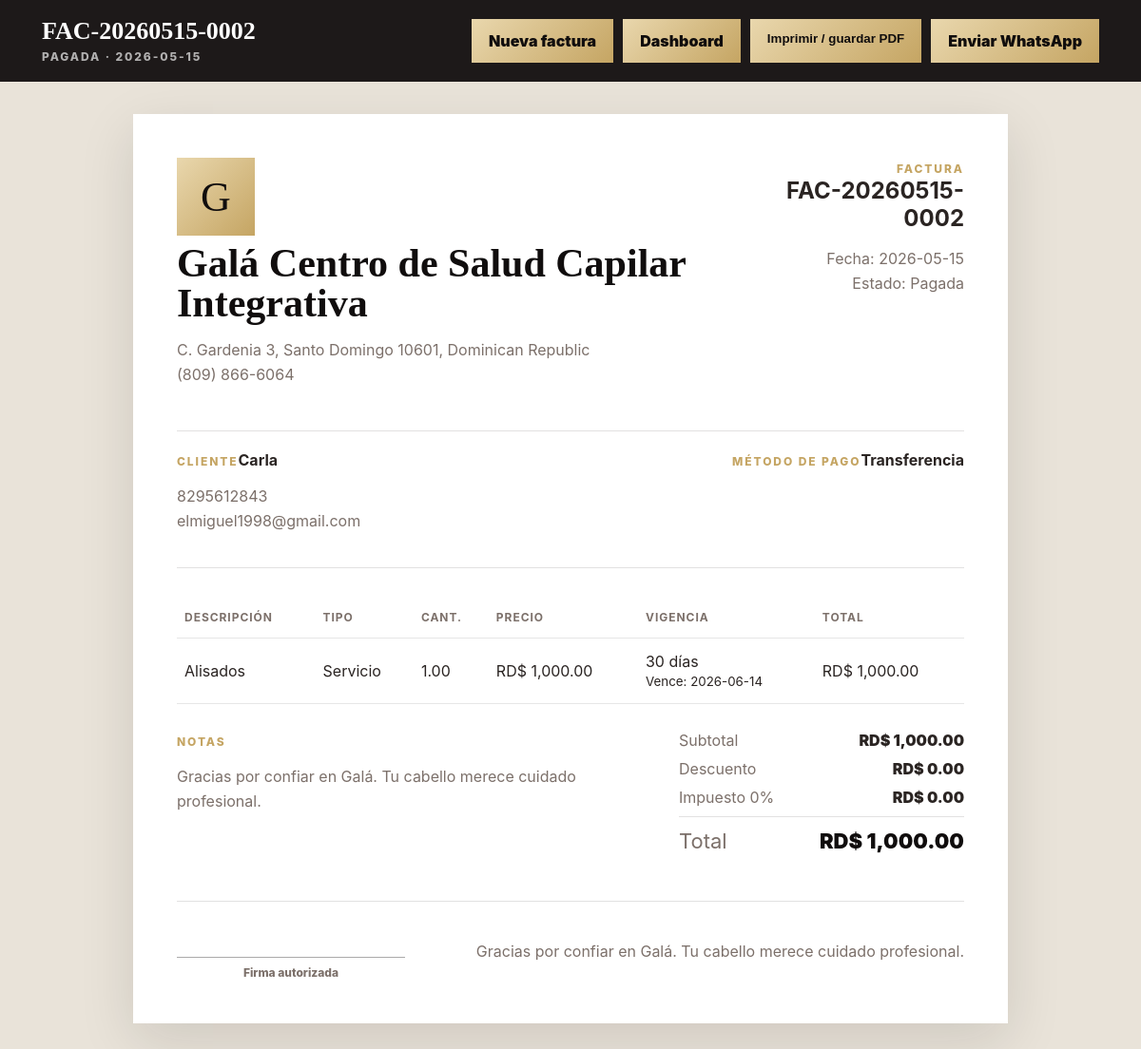
/admin/invoice_view.php?id=2 (signed in), run on the app's committed database.
### tables this page shows
CREATE TABLE invoices (
            id INTEGER PRIMARY KEY AUTOINCREMENT,
            invoice_number TEXT NOT NULL UNIQUE,
            client_name TEXT NOT NULL,
            client_phone TEXT DEFAULT '',
            client_email TEXT DEFAULT '',
            invoice_date TEXT NOT NULL,
            payment_method TEXT DEFAULT 'Efectivo',
            status TEXT DEFAULT 'Pagada',
            notes TEXT DEFAULT '',
            subtotal REAL NOT NULL DEFAULT 0,
            discount REAL NOT NULL DEFAULT 0,
            tax_rate REAL NOT NULL DEFAULT 0,
            tax_total REAL NOT NULL DEFAULT 0,
            total REAL NOT NULL DEFAULT 0,
            created_by INTEGER,
            created_at TEXT NOT NULL,
            updated_at TEXT NOT NULL, client_id INTEGER,
            FOREIGN KEY(created_by) REFERENCES admins(id)
        );

CREATE TABLE settings (
            key TEXT PRIMARY KEY,
            value TEXT NOT NULL
        );

CREATE TABLE invoice_items (
            id INTEGER PRIMARY KEY AUTOINCREMENT,
            invoice_id INTEGER NOT NULL,
            item_type TEXT NOT NULL DEFAULT 'service',
            description TEXT NOT NULL,
            quantity REAL NOT NULL DEFAULT 1,
            unit_price REAL NOT NULL DEFAULT 0,
            line_total REAL NOT NULL DEFAULT 0, duration_days INTEGER DEFAULT 0, expires_at TEXT DEFAULT '',
            FOREIGN KEY(invoice_id) REFERENCES invoices(id) ON DELETE CASCADE
        );

### app/bootstrap.php (called while the page is built, shortened)
<?php
function db(): PDO
{
    static $pdo = null;
    if ($pdo instanceof PDO) {
        return $pdo;
    }
    $pdo = new PDO('sqlite:' . DB_PATH);
    $pdo->setAttribute(PDO::ATTR_ERRMODE, PDO::ERRMODE_EXCEPTION);
    $pdo->setAttribute(PDO::ATTR_DEFAULT_FETCH_MODE, PDO::FETCH_ASSOC);
    $pdo->exec('PRAGMA foreign_keys = ON');
    return $pdo;
}
function h(?string $value): string
{
    return htmlspecialchars((string) $value, ENT_QUOTES, 'UTF-8');
}
function setting(string $key, string $default = ''): string
{
    $stmt = db()->prepare("SELECT value FROM settings WHERE key = :key");
    $stmt->execute(['key' => $key]);
    $value = $stmt->fetchColumn();
    return $value === false ? $default : (string) $value;
}
function money(float $amount): string
{
    return setting('currency', 'RD$') . ' ' . number_format($amount, 2, '.', ',');
}
function whatsapp_number(string $phone, string $fallback = ''): string
{
    $number = preg_replace('/\D+/', '', $phone) ?: preg_replace('/\D+/', '', $fallback);
    if (strlen($number) === 10 && in_array(substr($number, 0, 3), ['809', '829', '849'], true)) {
        return '1' . $number;
    }
    return $number;
}

### admin/invoice_view.php (the view, shortened to what this page needs)
<?php
require __DIR__ . '/../app/bootstrap.php';
$id = (int) ($_GET['id'] ?? 0);
$stmt = db()->prepare("SELECT * FROM invoices WHERE id = :id");
$stmt->execute(['id' => $id]);
$invoice = $stmt->fetch();
$itemsStmt = db()->prepare("SELECT * FROM invoice_items WHERE invoice_id = :id ORDER BY id ASC");
$itemsStmt->execute(['id' => $id]);
$lines = $itemsStmt->fetchAll();
$phone = whatsapp_number($invoice['client_phone'], setting('whatsapp', '18098666064'));
$waText = rawurlencode("Hola {$invoice['client_name']}, te compartimos tu factura {$invoice['invoice_number']} de Galá por " . money((float) $invoice['total']) . ". Puedes guardarla como PDF desde la opción Imprimir.");
?>
<!DOCTYPE html>
<html lang="es">
<head>
  <link rel="stylesheet" href="../assets/css/admin.css">
</head>
<body class="invoice-page">
  <header class="admin-topbar no-print">
    <div><strong><?= h($invoice['invoice_number']) ?></strong><span><?= h($invoice['status']) ?> · <?= h($invoice['invoice_date']) ?></span></div>
    <nav>
      <a href="invoice.php">Nueva factura</a>
      <a href="dashboard.php">Dashboard</a>
      <button type="button" onclick="window.print()">Imprimir / guardar PDF</button>
      <a href="https://wa.me/<?= h($phone) ?>?text=<?= h($waText) ?>" target="_blank" rel="noreferrer">Enviar WhatsApp</a>
    </nav>
  </header>
  <main class="invoice-sheet">
    <section class="invoice-head">
      <div>
        <?php if (setting('invoice_logo')): ?><img class="invoice-logo" src="../<?= h(image_url(setting('invoice_logo'))) ?>" alt="Logo Galá"><?php else: ?><div class="invoice-logo-fallback">G</div><?php endif; ?>
        <h1><?= h(setting('legal_name')) ?></h1>
        <p><?= h(setting('address')) ?><br><?= h(setting('phone')) ?></p>
      </div>
      <div class="invoice-number">
        <span>Factura</span>
        <strong><?= h($invoice['invoice_number']) ?></strong>
        <p>Fecha: <?= h($invoice['invoice_date']) ?><br>Estado: <?= h($invoice['status']) ?></p>
      </div>
    </section>
    <section class="invoice-client">
      <div><span>Cliente</span><strong><?= h($invoice['client_name']) ?></strong><p><?= h($invoice['client_phone']) ?><br><?= h($invoice['client_email']) ?></p></div>
      <div><span>Método de pago</span><strong><?= h($invoice['payment_method']) ?></strong></div>
    </section>
    <table class="invoice-table">
      <thead><tr><th>Descripción</th><th>Tipo</th><th>Cant.</th><th>Precio</th><th>Vigencia</th><th>Total</th></tr></thead>
      <tbody>
        <?php foreach ($lines as $line): ?>
          <tr>
            <td><?= h($line['description']) ?></td>
            <td><?= $line['item_type'] === 'product' ? 'Producto' : 'Servicio' ?></td>
            <td><?= h(number_format((float) $line['quantity'], 2)) ?></td>
            <td><?= h(money((float) $line['unit_price'])) ?></td>
            <td>
              <?php if ((int) ($line['duration_days'] ?? 0) > 0): ?>
                <?= (int) $line['duration_days'] ?> días<br><small>Vence: <?= h($line['expires_at']) ?></small>
              <?php else: ?>
                Sin vencimiento
              <?php endif; ?>
            </td>
            <td><?= h(money((float) $line['line_total'])) ?></td>
          </tr>
        <?php endforeach; ?>
      </tbody>
    </table>
    <section class="invoice-summary">
      <div class="invoice-notes">
        <span>Notas</span>
        <p><?= nl2br(h($invoice['notes'] ?: setting('invoice_footer'))) ?></p>
      </div>
      <dl>
        <div><dt>Subtotal</dt><dd><?= h(money((float) $invoice['subtotal'])) ?></dd></div>
        <div><dt>Descuento</dt><dd><?= h(money((float) $invoice['discount'])) ?></dd></div>
        <div><dt>Impuesto <?= h((string) $invoice['tax_rate']) ?>%</dt><dd><?= h(money((float) $invoice['tax_total'])) ?></dd></div>
        <div class="total"><dt>Total</dt><dd><?= h(money((float) $invoice['total'])) ?></dd></div>
      </dl>
    </section>
    <section class="invoice-signature">
      <div>
        <span>Firma autorizada</span>
      </div>
      <p><?= h(setting('invoice_footer')) ?></p>
    </section>
  </main>
</body>
</html>

### assets/css/admin.css (style rules this page uses)
:root { --black: #100d0d; --ink: #2a2422; --muted: #7c706a; --cream: #f7f0e7; --gold: #c5a563; --danger: #9f2d2d; --white: #fffdf9; --shadow: 0 18px 55px rgba(16, 13, 13, 0.12); --serif: Georgia, "Times New Roman", serif; --sans: Inter, Arial, sans-serif; }
* { box-sizing: border-box; }
body { margin: 0; background: var(--cream); color: var(--ink); font-family: var(--sans); }
span { color: var(--gold); display: inline-block; font-size: 12px; font-weight: 800; letter-spacing: 0.16em; text-transform: uppercase; }
h1, h2 { color: var(--black); font-family: var(--serif); letter-spacing: 0; margin: 8px 0 10px; }
h1 { font-size: 42px; line-height: 1; }
p { color: var(--muted); line-height: 1.6; }
button, .admin-topbar a { background: linear-gradient(135deg, #e9d7ad, var(--gold)); border: 0; color: var(--black); cursor: pointer; display: inline-flex; font-weight: 900; justify-content: center; min-height: 46px; padding: 13px 18px; text-decoration: none; }
.admin-topbar { align-items: center; background: rgba(16, 13, 13, 0.94); color: #fff; display: flex; justify-content: space-between; padding: 18px clamp(18px, 4vw, 44px); position: sticky; top: 0; z-index: 10; }
.admin-topbar strong { display: block; font-family: var(--serif); font-size: 26px; }
.admin-topbar span { color: rgba(255, 255, 255, 0.66); }
.admin-topbar nav { display: flex; gap: 10px; flex-wrap: wrap; }
dl { display: grid; gap: 10px; margin: 0; }
dl div { display: flex; justify-content: space-between; }
dt { color: var(--muted); }
dd { font-weight: 900; margin: 0; }
dl .total { border-top: 1px solid rgba(16, 13, 13, 0.12); color: var(--black); font-size: 22px; padding-top: 12px; }
.invoice-page { background: #e9e3d9; }
.no-print button { min-height: 46px; }
.invoice-sheet { background: #fff; box-shadow: var(--shadow); margin: 34px auto; max-width: 920px; padding: 46px; }
.invoice-head, .invoice-client, .invoice-summary, .invoice-signature { display: flex; gap: 28px; justify-content: space-between; }
.invoice-logo-fallback { align-items: center; background: linear-gradient(135deg, #e9d7ad, var(--gold)); color: var(--black); display: inline-flex; font-family: var(--serif); font-size: 44px; height: 82px; justify-content: center; width: 82px; }
.invoice-number { text-align: right; }
.invoice-number strong { display: block; font-size: 24px; }
.invoice-client { border-bottom: 1px solid rgba(16, 13, 13, 0.12); border-top: 1px solid rgba(16, 13, 13, 0.12); margin: 30px 0; padding: 20px 0; }
.invoice-table { border-collapse: collapse; width: 100%; }
.invoice-table th, .invoice-table td { border-bottom: 1px solid rgba(16, 13, 13, 0.1); padding: 14px 8px; text-align: left; }
.invoice-table th { color: var(--muted); font-size: 12px; letter-spacing: 0.08em; text-transform: uppercase; }
.invoice-summary { align-items: start; margin-top: 28px; }
.invoice-summary dl { min-width: 300px; }
.invoice-notes { max-width: 420px; }
.invoice-signature { align-items: end; border-top: 1px solid rgba(16, 13, 13, 0.12); margin-top: 50px; padding-top: 24px; }
.invoice-signature div { min-width: 240px; text-align: center; }
.invoice-signature span { border-top: 1px solid rgba(16, 13, 13, 0.35); color: var(--muted); display: block; letter-spacing: 0; margin-top: 18px; padding-top: 8px; text-transform: none; }

### data on the page
invoices: invoice_number "FAC-20260515-0002", status "PAGADA", invoice_date "2026-05-15", status "Pagada", client_name "Carla", client_phone "8295612843", client_email "elmiguel1998@gmail.com", payment_method "Transferencia", notes.value "Gracias por confiar en Galá. Tu cabello merece cuidado profesional.", subtotal.value "RD$ 1,000.00", discount.value "RD$ 0.00", tax_rate "0", tax_total.value "RD$ 0.00", total.value "RD$ 1,000.00"
settings: value "Galá Centro de Salud Capilar Integrativa"
settings: value "C. Gardenia 3, Santo Domingo 10601, Dominican Republic"
settings: value "(809) 866-6064"
invoice_items: description "Alisados", item_type "Servicio", quantity "1.00", unit_price.value "RD$ 1,000.00", duration_days "30", expires_at "2026-06-14", line_total.value "RD$ 1,000.00"
settings: value "Gracias por confiar en Galá. Tu cabello merece cuidado profesional."
